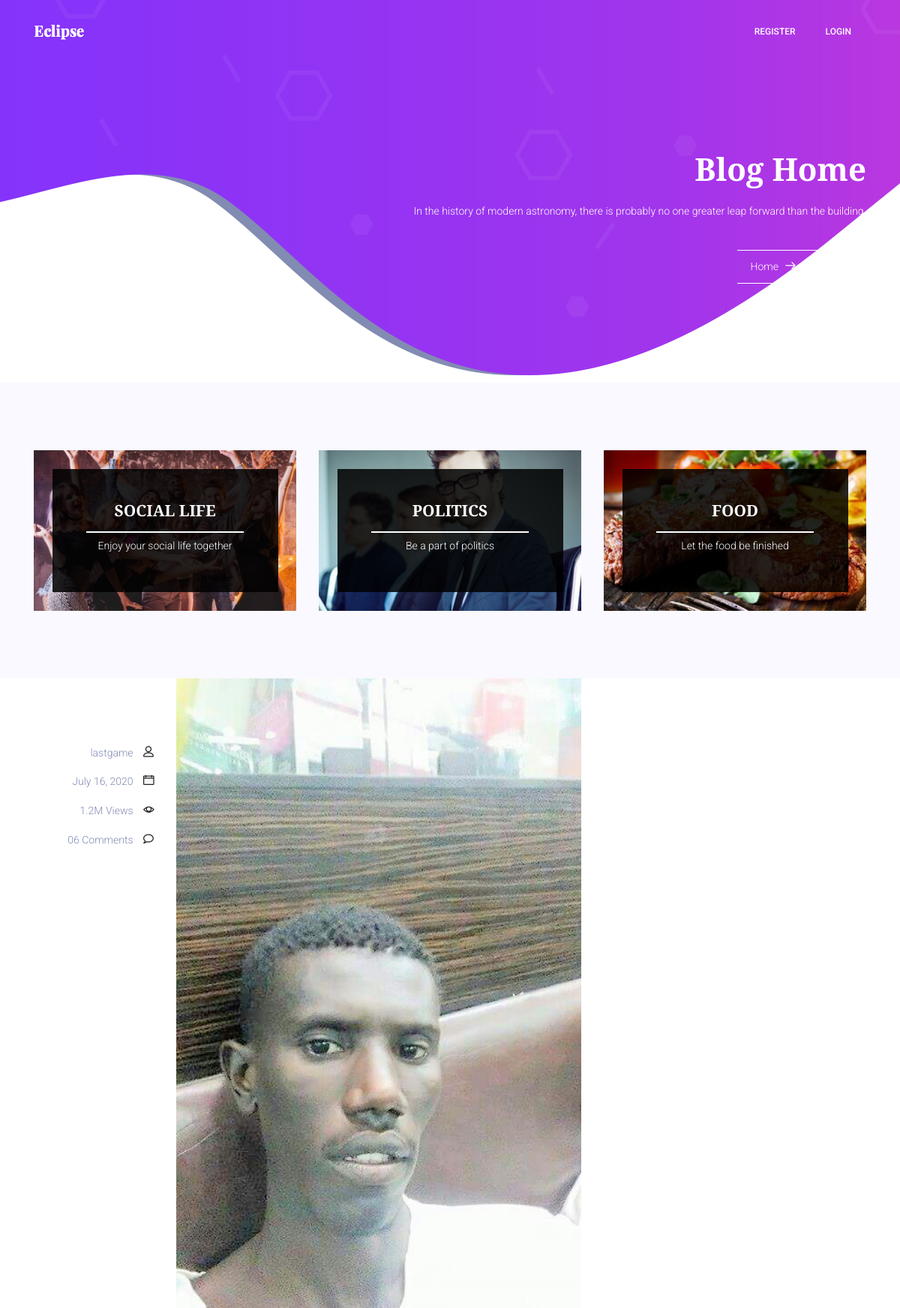
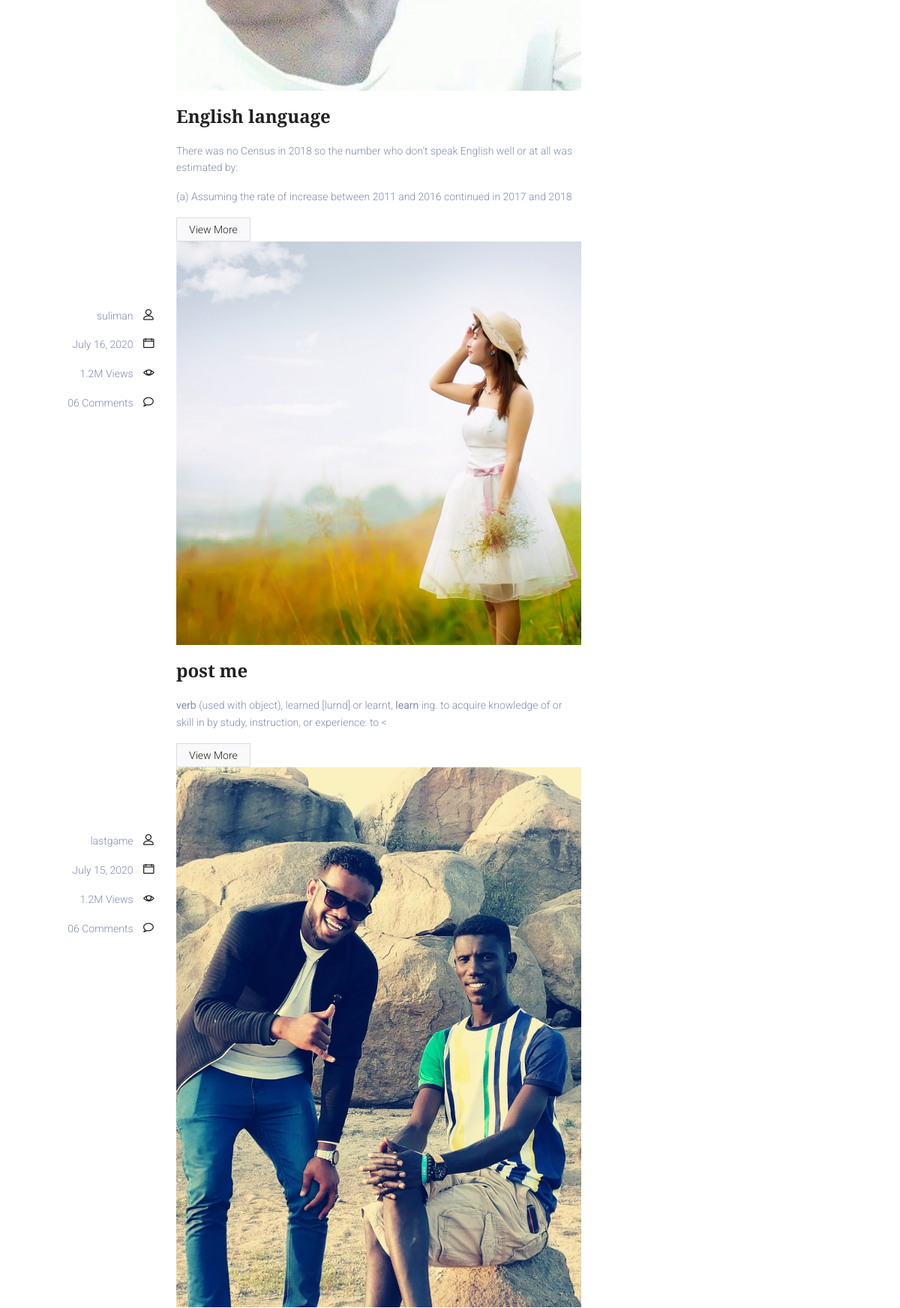
Screenshot of /blog-home/ (upper part) with the database file from the repository (2 pictures, top to bottom).
### course/models.py (models this page shows, shortened)
class Post(models.Model):
	title=models.CharField(max_length=255)
	author=models.ForeignKey(User,on_delete=models.CASCADE)
	image=models.ImageField(upload_to='images/')
	body=RichTextField(blank=True,null=True)
	post_date=models.DateField(auto_now_add=True)
	category=models.CharField(max_length=200,default='Speaking')
	likes=models.ManyToManyField(User,related_name='blog_posts')

### course/views.py (the view)
# urls.py: path('blog-home/',BlogHome.as_view(),name='blog-home'),
class BlogHome(ListView):
	model=Post
	template_name='course/blog-home.html'
	ordering=['-post_date']
	def get_context_data(self,*args, **kwargs):
		cat_menu=Category.objects.all()
		context=super(BlogHome,self).get_context_data(*args, **kwargs)
		context['cat_menu']=cat_menu
		return context

### course/templates/course/blog-home.html (shortened to what this page needs)
{% extends 'course/base.html' %}
{% load static %}
{% block content %}
	<section class="banner-area">
		<div class="container">
			<div class="row justify-content-center align-items-center">
				<div class="col-lg-12 banner-right">
					<h1 class="text-white">
							Blog Home
					</h1>
					<p class="mx-auto text-white  mt-20 mb-40">
						In the history of modern astronomy, there is probably no one greater leap forward than the building.
					</p>
					<div class="link-nav">
						<span class="box">
							<a href="{% url 'index' %}">Home </a>
							<i class="lnr lnr-arrow-right"></i>
							<a href="{% url 'blog-home' %}">Blog Home</a>
						</span>
					</div>
				</div>
			</div>
		</div>
	</section>
	<section class="top-category-widget-area pt-90 pb-90 ">
		<div class="container">
			<div class="row">
				<div class="col-lg-4">
					<div class="single-cat-widget">
						<div class="content relative">
							<div class="overlay overlay-bg"></div>
							<a href="#" target="_blank">
								<div class="thumb">
									<img class="content-image img-fluid d-block mx-auto" src="{% static 'img/blog/cat-widget1.jpg'%}" alt="">
								</div>
								<div class="content-details">
									<h4 class="content-title mx-auto text-uppercase">Social life</h4>
									<span></span>
									<p>Enjoy your social life together</p>
								</div>
							</a>
						</div>
					</div>
				</div>
				<div class="col-lg-4">
					<div class="single-cat-widget">
						<div class="content relative">
							<div class="overlay overlay-bg"></div>
							<a href="#" target="_blank">
								<div class="thumb">
									<img class="content-image img-fluid d-block mx-auto" src="{% static 'img/blog/cat-widget2.jpg'%}" alt="">
								</div>
								<div class="content-details">
									<h4 class="content-title mx-auto text-uppercase">Politics</h4>
									<span></span>
									<p>Be a part of politics</p>
								</div>
							</a>
						</div>
					</div>
				</div>
				<div class="col-lg-4">
					<div class="single-cat-widget">
						<div class="content relative">
							<div class="overlay overlay-bg"></div>
							<a href="#" target="_blank">
								<div class="thumb">
									<img class="content-image img-fluid d-block mx-auto" src="{% static 'img/blog/cat-widget3.jpg'%}" alt="">
								</div>
								<div class="content-details">
									<h4 class="content-title mx-auto text-uppercase">Food</h4>
									<span></span>
									<p>Let the food be finished</p>
								</div>
							</a>
						</div>
					</div>
				</div>
			</div>
		</div>
	</section>
	<section class="post-content-area">
		<div class="container">
			<div class="row">
				<div class="col-lg-8 posts-list">
					<div class="single-post row">
						{% for post in object_list %}
						<div class="col-lg-3  col-md-3 meta-details">
							<ul class="tags">
							</ul>
							<div class="user-details row">
								<p class="user-name col-lg-12 col-md-12 col-6">
									<a href="#">{{post.author}}</a>
									<span class="lnr lnr-user"></span>
								</p>
								<p class="date col-lg-12 col-md-12 col-6">
									<a href="#">{{post.post_date}}</a>
									<span class="lnr lnr-calendar-full"></span>
								</p>
								<p class="view col-lg-12 col-md-12 col-6">
									<a href="#">1.2M Views</a>
									<span class="lnr lnr-eye"></span>
								</p>
								<p class="comments col-lg-12 col-md-12 col-6">
									<a href="#">06 Comments</a>
									<span class="lnr lnr-bubble"></span>
								</p>
							</div>
						</div>
						<div class="col-lg-9 col-md-9 ">
							<div class="feature-img">
								<img class="img-fluid" src="{{post.image.url}}" alt="" width="300px" height="300px">
							</div>
							<a class="posts-title" href="#">
								<h3>{{post.title}}  </h3>
							</a>
							<p class="excert">
								{{post.body|slice:":200"|safe}}
							</p>
							<a href="{% url 'detail' post.pk %}" class="view-more-btn">View More
							</a>
						</div>
						{% endfor %}
					</div>
				</section>
{% endblock content %}

### course/templates/course/base.html (shortened to what this page needs)
<!DOCTYPE html>
{% load static %}
<html lang="en" class="no-js">
<head>
  <link rel="stylesheet" href="{% static 'css/linearicons.css' %}" />
  <link rel="stylesheet" href="{% static 'css/font-awesome.min.css' %}" />
  <link rel="stylesheet" href="{% static 'css/bootstrap.css' %}" />
  <link rel="stylesheet" href="{% static 'css/magnific-popup.css' %}" />
  <link rel="stylesheet" href="{% static 'css/owl.carousel.css' %}" />
  <link rel="stylesheet" href="{% static 'css/nice-select.css' %}">
  <link rel="stylesheet" href="{% static 'css/hexagons.min.css' %}" />
  <link rel="stylesheet" href="https://cdn.jsdelivr.net/themify-icons/0.1.2/css/themify-icons.css" />
  <link rel="stylesheet" href="{% static 'css/main.css'%}" />
</head>
<body>
  <header class="default-header">
    <nav class="navbar navbar-expand-lg  navbar-light">
      <div class="container">
        <a class="navbar-brand" href="{% url 'index' %}">
          <img src="{% static 'img/logo.png'%}" alt="" />
        </a>
        <div class="collapse navbar-collapse justify-content-end align-items-center" id="navbarSupportedContent">
          <ul class="navbar-nav">
            {% if user.is_authenticated %}
            <li><a href="{% url 'index' %}">Home</a></li>
            <li><a href="{% url 'about' %}">About</a></li>
            <li><a href="{% url 'courses' %}">Courses</a></li>
            <li class="dropdown">
              <a class="dropdown-toggle" href="#" data-toggle="dropdown">
                Pages
              </a>
              <div class="dropdown-menu">
                <a class="dropdown-item" href="{% url 'course-details'%}">Course Details</a>
              </div>
            </li>
            <li><a href="{% url 'add_post' %}">Add Post</a></li>
             <li class="dropdown">
              <a class="dropdown-toggle" href="#" data-toggle="dropdown">
                Blog
              </a>
              <div class="dropdown-menu">
                <a class="dropdown-item" href="{% url 'blog-home' %}">Blog Home</a>
              </div>
            </li>
            <li><a href="{% url 'edit_profile'%}">Edit Profile</a>
            <li><a href="{% url 'logout' %}">Logout</a></li>
            <li><a href="{% url 'contacts'%}">Contacts</a>
            </li>
            {% else %}
              <li><a href="{% url 'register' %}">Register</a></li>
              <li><a href="{% url 'login' %}">Login</a></li>
            {% endif %}
          </ul>
        </div>
      </div>
    </nav>
  </header>
  {% block content %}
  {% endblock content %}
</body>
</html>

### rows the page displays
Post: author "lastgame", post_date "July 16, 2020", image (picture), title "English language", body "There was no Census in 2018 so the number who don’t speak English well or at all was estimated by: (a) Assuming the rate of increase between 2011 and 2016 continued in 2017 and 2018"
Post: author "suliman", post_date "July 16, 2020", image (picture), title "post me", body "verb (used with object), learned [lurnd] or learnt, learn ·ing. to acquire knowledge of or skill in by study, instruction, or experience: to <"
Post: author "lastgame", post_date "July 15, 2020", image (picture)
